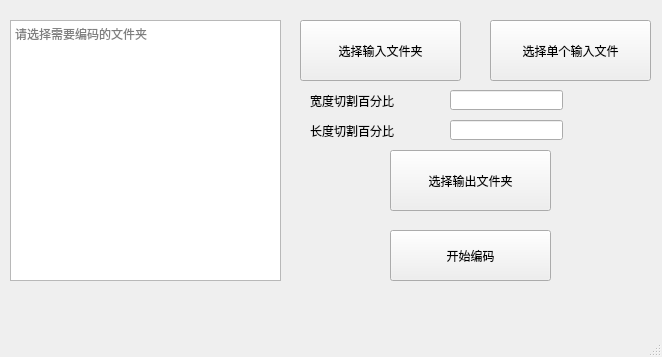
<?xml version="1.0" encoding="UTF-8"?>
<ui version="4.0">
 <class>fileencoder</class>
 <widget class="QMainWindow" name="fileencoder">
  <property name="geometry">
   <rect>
    <x>0</x>
    <y>0</y>
    <width>662</width>
    <height>357</height>
   </rect>
  </property>
  <property name="windowTitle">
   <string>文件编码器</string>
  </property>
  <widget class="QWidget" name="centralwidget">
   <widget class="QPushButton" name="choseinputfolder_Button">
    <property name="geometry">
     <rect>
      <x>300</x>
      <y>20</y>
      <width>161</width>
      <height>61</height>
     </rect>
    </property>
    <property name="text">
     <string>选择输入文件夹</string>
    </property>
   </widget>
   <widget class="QPushButton" name="decode_Button">
    <property name="geometry">
     <rect>
      <x>390</x>
      <y>230</y>
      <width>161</width>
      <height>51</height>
     </rect>
    </property>
    <property name="text">
     <string>开始编码</string>
    </property>
   </widget>
   <widget class="QPlainTextEdit" name="plainTextEdit">
    <property name="geometry">
     <rect>
      <x>10</x>
      <y>20</y>
      <width>271</width>
      <height>261</height>
     </rect>
    </property>
    <property name="placeholderText">
     <string>请选择需要编码的文件夹</string>
    </property>
   </widget>
   <widget class="QPushButton" name="choseinputfile_Button">
    <property name="geometry">
     <rect>
      <x>490</x>
      <y>20</y>
      <width>161</width>
      <height>61</height>
     </rect>
    </property>
    <property name="text">
     <string>选择单个输入文件</string>
    </property>
   </widget>
   <widget class="QPushButton" name="choseoutputfolder_Button">
    <property name="geometry">
     <rect>
      <x>390</x>
      <y>150</y>
      <width>161</width>
      <height>61</height>
     </rect>
    </property>
    <property name="text">
     <string>选择输出文件夹</string>
    </property>
   </widget>
   <widget class="QLineEdit" name="width_percent">
    <property name="geometry">
     <rect>
      <x>450</x>
      <y>90</y>
      <width>113</width>
      <height>20</height>
     </rect>
    </property>
    <property name="text">
     <string/>
    </property>
   </widget>
   <widget class="QLabel" name="label">
    <property name="geometry">
     <rect>
      <x>310</x>
      <y>90</y>
      <width>91</width>
      <height>21</height>
     </rect>
    </property>
    <property name="text">
     <string>宽度切割百分比</string>
    </property>
   </widget>
   <widget class="QLabel" name="label_2">
    <property name="geometry">
     <rect>
      <x>310</x>
      <y>120</y>
      <width>91</width>
      <height>21</height>
     </rect>
    </property>
    <property name="text">
     <string>长度切割百分比</string>
    </property>
   </widget>
   <widget class="QLineEdit" name="height_percent">
    <property name="geometry">
     <rect>
      <x>450</x>
      <y>120</y>
      <width>113</width>
      <height>20</height>
     </rect>
    </property>
    <property name="text">
     <string/>
    </property>
   </widget>
  </widget>
  <widget class="QMenuBar" name="menubar">
   <property name="geometry">
    <rect>
     <x>0</x>
     <y>0</y>
     <width>662</width>
     <height>22</height>
    </rect>
   </property>
  </widget>
  <widget class="QStatusBar" name="statusbar"/>
 </widget>
 <resources/>
 <connections/>
</ui>
